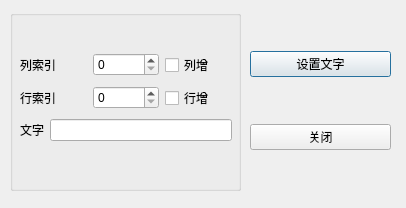
<?xml version="1.0" encoding="UTF-8"?>
<ui version="4.0">
 <class>setitemDialog</class>
 <widget class="QDialog" name="setitemDialog">
  <property name="geometry">
   <rect>
    <x>0</x>
    <y>0</y>
    <width>406</width>
    <height>208</height>
   </rect>
  </property>
  <property name="windowTitle">
   <string>Dialog</string>
  </property>
  <widget class="QGroupBox" name="groupBox">
   <property name="geometry">
    <rect>
     <x>10</x>
     <y>10</y>
     <width>231</width>
     <height>181</height>
    </rect>
   </property>
   <property name="title">
    <string/>
   </property>
   <widget class="QWidget" name="">
    <property name="geometry">
     <rect>
      <x>10</x>
      <y>40</y>
      <width>212</width>
      <height>97</height>
     </rect>
    </property>
    <layout class="QVBoxLayout" name="verticalLayout">
     <item>
      <layout class="QHBoxLayout" name="horizontalLayout">
       <item>
        <widget class="QLabel" name="label">
         <property name="text">
          <string>列索引</string>
         </property>
        </widget>
       </item>
       <item>
        <widget class="QSpinBox" name="spinBox_colindex"/>
       </item>
       <item>
        <widget class="QCheckBox" name="checkBox_colnum_increase">
         <property name="text">
          <string>列增</string>
         </property>
        </widget>
       </item>
      </layout>
     </item>
     <item>
      <layout class="QHBoxLayout" name="horizontalLayout_2">
       <item>
        <widget class="QLabel" name="label_2">
         <property name="text">
          <string>行索引</string>
         </property>
        </widget>
       </item>
       <item>
        <widget class="QSpinBox" name="spinBox_rowindex"/>
       </item>
       <item>
        <widget class="QCheckBox" name="checkBox_rownum_increase">
         <property name="text">
          <string>行增</string>
         </property>
        </widget>
       </item>
      </layout>
     </item>
     <item>
      <layout class="QHBoxLayout" name="horizontalLayout_3">
       <item>
        <widget class="QLabel" name="label_3">
         <property name="text">
          <string>文字</string>
         </property>
        </widget>
       </item>
       <item>
        <widget class="QLineEdit" name="lineEdit_itemtext"/>
       </item>
      </layout>
     </item>
    </layout>
   </widget>
  </widget>
  <widget class="QWidget" name="">
   <property name="geometry">
    <rect>
     <x>250</x>
     <y>10</y>
     <width>141</width>
     <height>181</height>
    </rect>
   </property>
   <layout class="QVBoxLayout" name="verticalLayout_2">
    <item>
     <widget class="QPushButton" name="pushButton_setText">
      <property name="text">
       <string>设置文字</string>
      </property>
     </widget>
    </item>
    <item>
     <widget class="QPushButton" name="pushButton_close">
      <property name="text">
       <string>关闭</string>
      </property>
     </widget>
    </item>
   </layout>
  </widget>
 </widget>
 <resources/>
 <connections>
  <connection>
   <sender>pushButton_close</sender>
   <signal>clicked()</signal>
   <receiver>setitemDialog</receiver>
   <slot>close()</slot>
   <hints>
    <hint type="sourcelabel">
     <x>320</x>
     <y>135</y>
    </hint>
    <hint type="destinationlabel">
     <x>202</x>
     <y>103</y>
    </hint>
   </hints>
  </connection>
 </connections>
</ui>
